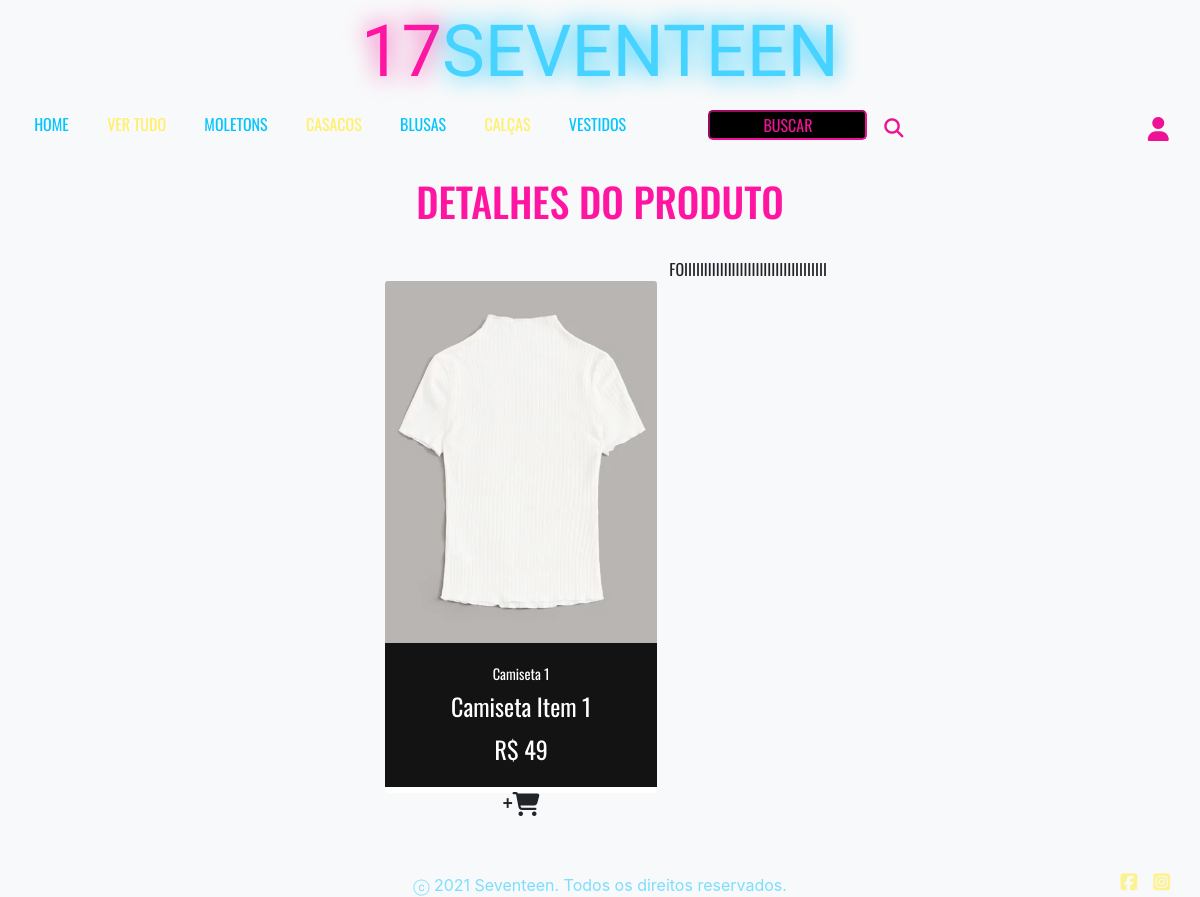
Page /detalhes.php?id=3 (signed in) on the committed database.
### tables this page shows
CREATE TABLE `produtos` (
  `id` int(11) NOT NULL,
  `titulo` varchar(100) NOT NULL,
  `descricao` varchar(255) NOT NULL,
  `valor` float NOT NULL,
  `destaque` tinyint(1) NOT NULL,
  `categoria` varchar(100) NOT NULL,
  `quantidade` int(11) NOT NULL,
  `imagem` varchar(255) NOT NULL
);

### detalhes.php (the view, shortened to what this page needs)
<?php
require_once('conn.php');
?>
<!DOCTYPE html>
<html lang="pt-br">
<head>
    <link rel="stylesheet" href="https://stackpath.bootstrapcdn.com/bootstrap/4.1.3/css/bootstrap.min.css">
    <link rel="stylesheet" href="./style.css">
</head>
<body class="bg-light">
    <div class="container-fluid">
        <header>
            <?php require_once('menu.php'); ?>
        </header>
        <main class="container-fluid">
            <h1 id=titulo>DETALHES DO PRODUTO</h1>
            <div class="row justify-content-center" id="sec-detalhes">
                <?php
                if (isset($_GET["id"])) {
                    $id = $_GET["id"];
                    $sql = "select * from produtos where id = '$id'";
                    $result = $conn->query($sql);
                    if ($result->num_rows > 0) {
                        while ($rows = $result->fetch_assoc()) {
                ?>
                            <div class="card text-center" style="width: 17rem; height: 32rem;">
                                <div class="box-produto" id="<?php echo $rows["categoria"]; ?>" style="display:inline-block" ;>
                                    <img class="card-img-top" src=".<?php echo $rows["imagem"]; ?>" alt="Imagem de capa do card">
                                    <div class="card-body">
                                        <p class="card-title"><?php echo $rows["titulo"]; ?></p>
                                        <p class="card-text"><?php echo $rows["descricao"]; ?></p>
                                        <p class="card-text">R$ <?php echo $rows["valor"]; ?></p>
                                    </div>
                                </div>
                                <a class="btn botao-carrinho" id="carrinho">+<i class="fas fa-shopping-cart"></i></a>
                                    document.getElementyById("carrinho").addEventListener("click", <?php $adicionar = 0 ?>);
                            </div>
                <?php
                            if (isset($adicionar)) {
                                $servername = "localhost";
                                $username = "root";
                                $password = "";
                                $database = "loja";
                                $conn = mysqli_connect($servername, $username, $password, $database);
                                $sql = "insert into cesta (sessionID, codigoCliente, codigoProduto, quantidade, valorUnitario, valorTotal) values ('33333', '99985, '52', '1', '044', '0')";
                                if (mysqli_query($conn, $sql)) {
                                    echo "FOIIIIIIIIIIIIIIIIIIIIIIIIIIIIIIIIIIII";
                                } else {
                                    echo "NAAAAAAAAAAAOOOOOOOOOOOOOOOOOOOOO";
                                }
                            }
                        }
                    }
                } else {
                    echo "Nenhum produto cadastrado";
                }
                ?>
            </div>
        </main>
        <footer class="row justify-content-center">
            <div id="lado" class=""></div>
            <div id="copy">ⓒ 2021 Seventeen. Todos os direitos reservados.</div>
            <div id="icons" class="row justify-content-end"><i class="fab fa-facebook-square pr-2"></i><i class="fab fa-instagram-square pl-2"></i></div>
        </footer>
    </div>
</body>
</html>

### style.css (style rules this page uses)
body { background-color: #000000; }
main { font-family: 'Oswald', sans-serif; }
#lado { width: 20%; }
#copy { color: #47D3FF; width: 60%; }
#icons { color: #FFF067; width: 20%; font-size: 1.2rem; }
footer { margin-top: 7vh; display: flex; flex-direction: row; width: 100%; text-align: center; opacity: 0.7; }
.card { border: none; margin-left: 1vw; margin-right: 1vw; margin-top: 3vh; margin-bottom: 3vh; }
.card-body { background-color: #131313; color: #ffffff; font-size: 0.9rem; }
.card-text { font-size: 1.5rem; margin-top: -1vh; }
.btn { height: 5vh; }
.botao-carrinho { background-color: transparent; color: #47D3FF; border: none; margin-top: -1vh; font-size: 1.5rem; }
main { text-align: center; margin-top: 3.7vh; }
main a { font-size: 0.8rem; color: #FF15A2; text-align: center; }
#titulo { color: #FF15A2; margin-bottom: 4vh; }
#sec-detalhes { width: 45vw; margin: 0 auto; }

### rows in the picture
produtos: imagem (picture), titulo "Camiseta 1", descricao "Camiseta Item 1", valor "49"
